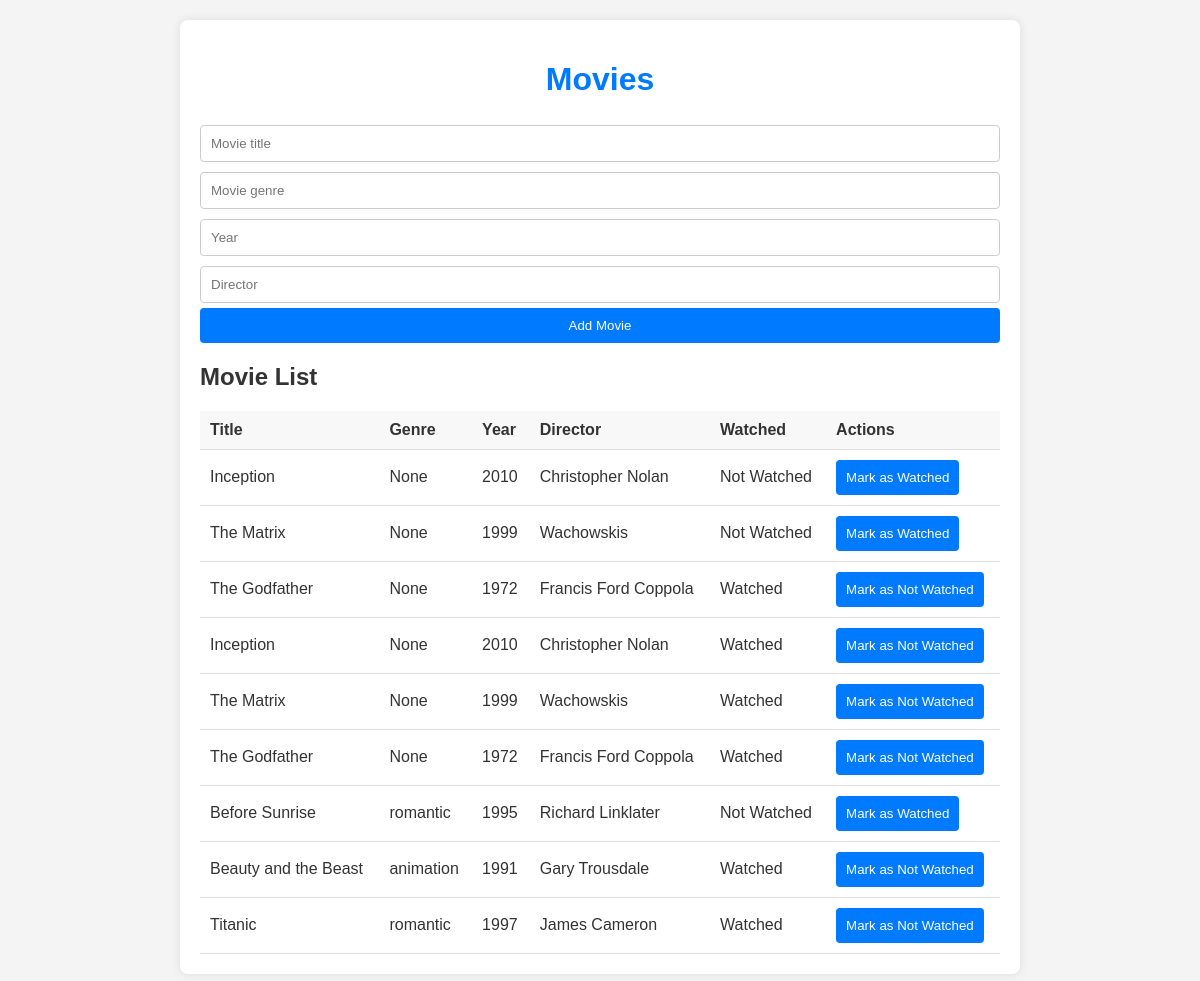
The page / on the database its author committed.
### tables this page shows
CREATE TABLE "movies" (
        id INTEGER PRIMARY KEY,
        title TEXT,
        year INTEGER,
        director TEXT,
        genre TEXT,
        watched BOOLEAN DEFAULT 0
    );

### app.py (the view)
@app.route('/')
def index():
    conn = get_db_connection()
    movies = conn.execute('SELECT * FROM movies').fetchall()
    conn.close()
    return render_template('index.html', movies=movies)

### app.py (called while the page is built)
def get_db_connection():
    conn = sqlite3.connect('movies.db')
    conn.row_factory = sqlite3.Row
    return conn

### templates/index.html (shortened to what this page needs)
<!DOCTYPE html>
<html lang="en">
<head>
    <link rel="stylesheet" href="{{ url_for('static', filename='css/styles.css') }}">
</head>
<body>
    <div class="container">
        <h1>Movies</h1>
        <form action="/add" method="POST">
            <input type="text" name="title" placeholder="Movie title" required>
            <input type="text" name="genre" placeholder="Movie genre" required>
            <input type="text" name="year" placeholder="Year" required>
            <input type="text" name="director" placeholder="Director" required>
            <button type="submit">Add Movie</button>
        </form>
        <h2>Movie List</h2>
        <table>
            <thead>
                <tr>
                    <th>Title</th>
                    <th>Genre</th>
                    <th>Year</th>
                    <th>Director</th>
                    <th>Watched</th>
                    <th>Actions</th>
                </tr>
            </thead>
            <tbody>
                {% for movie in movies %}
                <tr>
                    <td>{{ movie['title'] }}</td>
                    <td>{{ movie['genre'] }}</td>
                    <td>{{ movie['year'] }}</td>
                    <td>{{ movie['director'] }}</td>
                    <td>{{ 'Watched' if movie['watched'] else 'Not Watched' }}</td>
                    <td>
                        <form action="{{ url_for('toggle_watched', movie_id=movie['id']) }}" method="POST" style="display:inline;">
                            <button type="submit">{{ 'Mark as Not Watched' if movie['watched'] else 'Mark as Watched' }}</button>
                        </form>
                    </td>
                </tr>
                {% endfor %}
            </tbody>
        </table>
    </div>
</body>
</html>

### static/css/styles.css (style rules this page uses)
body { font-family: Arial, sans-serif; background-color: #f4f4f4; color: #333; margin: 0; padding: 20px; }
.container { max-width: 800px; margin: 0 auto; background-color: #fff; padding: 20px; border-radius: 8px; box-shadow: 0 0 10px rgba(0, 0, 0, 0.1); }
h1 { text-align: center; color: #007bff; }
form { display: flex; flex-direction: column; margin-bottom: 20px; }
form input { padding: 10px; margin: 5px 0; border: 1px solid #ccc; border-radius: 4px; }
form button { padding: 10px; background-color: #007bff; color: white; border: none; border-radius: 4px; cursor: pointer; }
table { width: 100%; border-collapse: collapse; margin-top: 20px; }
table th, table td { padding: 10px; text-align: left; border-bottom: 1px solid #ddd; }
table th { background-color: #f8f8f8; }
button { padding: 6px 12px; background-color: #28a745; color: white; border: none; border-radius: 4px; cursor: pointer; }

### rows shown on the page
movies: title "Inception", genre "None", year "2010", director "Christopher Nolan", watched "Not Watched", watched "Mark as Watched"
movies: title "The Matrix", genre "None", year "1999", director "Wachowskis", watched "Not Watched", watched "Mark as Watched"
movies: title "The Godfather", genre "None", year "1972", director "Francis Ford Coppola", watched "Watched", watched "Mark as Not Watched"
movies: title "Inception", genre "None", year "2010", director "Christopher Nolan", watched "Watched", watched "Mark as Not Watched"
movies: title "The Matrix", genre "None", year "1999", director "Wachowskis", watched "Watched", watched "Mark as Not Watched"
movies: title "The Godfather", genre "None", year "1972", director "Francis Ford Coppola", watched "Watched", watched "Mark as Not Watched"
movies: title "Before Sunrise", genre "romantic", year "1995", director "Richard Linklater", watched "Not Watched", watched "Mark as Watched"
movies: title "Beauty and the Beast", genre "animation", year "1991", director "Gary Trousdale", watched "Watched", watched "Mark as Not Watched"
movies: title "Titanic", genre "romantic", year "1997", director "James Cameron", watched "Watched", watched "Mark as Not Watched"
